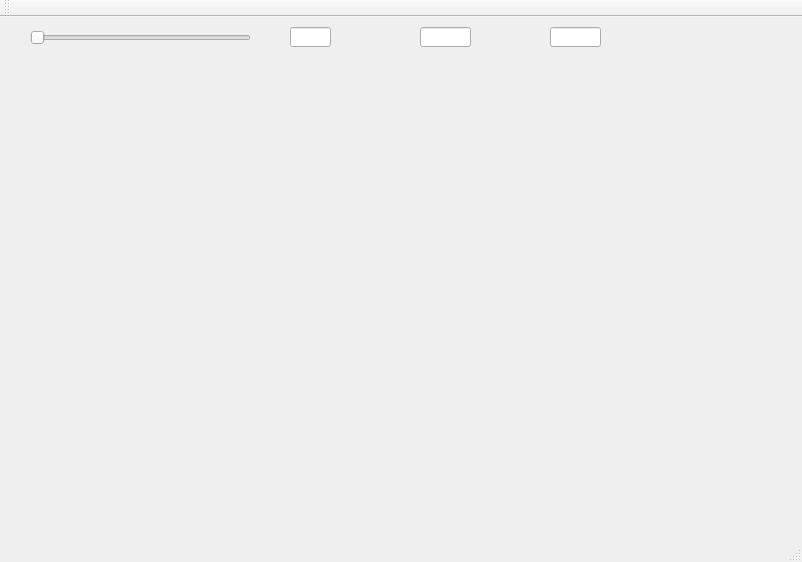
<?xml version="1.0" encoding="UTF-8"?>
<ui version="4.0">
 <class>MainWindow</class>
 <widget class="QMainWindow" name="MainWindow">
  <property name="geometry">
   <rect>
    <x>0</x>
    <y>0</y>
    <width>802</width>
    <height>562</height>
   </rect>
  </property>
  <property name="windowTitle">
   <string>MainWindow</string>
  </property>
  <widget class="QWidget" name="centralWidget">
   <widget class="QCustomPlot" name="widget" native="true">
    <property name="geometry">
     <rect>
      <x>10</x>
      <y>50</y>
      <width>691</width>
      <height>431</height>
     </rect>
    </property>
   </widget>
   <widget class="QSlider" name="horizontalSlider">
    <property name="geometry">
     <rect>
      <x>30</x>
      <y>10</y>
      <width>221</width>
      <height>22</height>
     </rect>
    </property>
    <property name="orientation">
     <enum>Qt::Horizontal</enum>
    </property>
   </widget>
   <widget class="QLineEdit" name="lineEdit">
    <property name="geometry">
     <rect>
      <x>290</x>
      <y>10</y>
      <width>41</width>
      <height>20</height>
     </rect>
    </property>
   </widget>
   <widget class="QLineEdit" name="lineEdit_2">
    <property name="geometry">
     <rect>
      <x>420</x>
      <y>10</y>
      <width>51</width>
      <height>20</height>
     </rect>
    </property>
   </widget>
   <widget class="QLineEdit" name="lineEdit_3">
    <property name="geometry">
     <rect>
      <x>550</x>
      <y>10</y>
      <width>51</width>
      <height>20</height>
     </rect>
    </property>
   </widget>
  </widget>
  <widget class="QMenuBar" name="menuBar">
   <property name="geometry">
    <rect>
     <x>0</x>
     <y>0</y>
     <width>802</width>
     <height>21</height>
    </rect>
   </property>
  </widget>
  <widget class="QToolBar" name="mainToolBar">
   <attribute name="toolBarArea">
    <enum>TopToolBarArea</enum>
   </attribute>
   <attribute name="toolBarBreak">
    <bool>false</bool>
   </attribute>
  </widget>
  <widget class="QStatusBar" name="statusBar"/>
 </widget>
 <layoutdefault spacing="6" margin="11"/>
 <customwidgets>
  <customwidget>
   <class>QCustomPlot</class>
   <extends>QWidget</extends>
   <header>qcustomplot.h</header>
   <container>1</container>
  </customwidget>
 </customwidgets>
 <resources/>
 <connections/>
</ui>
